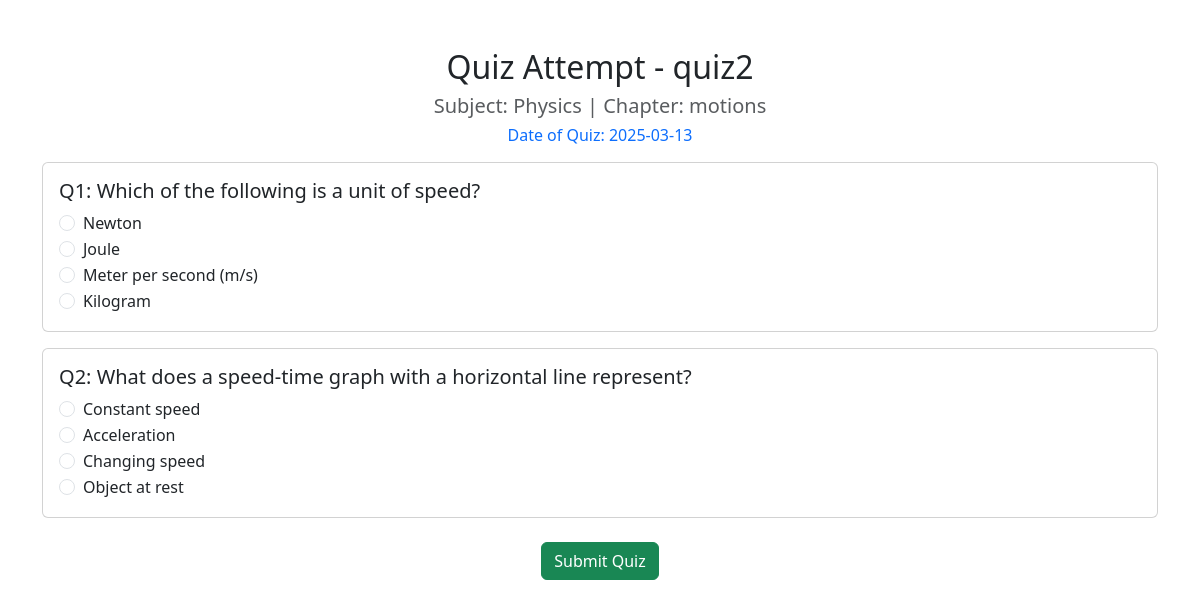
The page /quiz/2/attempt on the database as committed earlier.
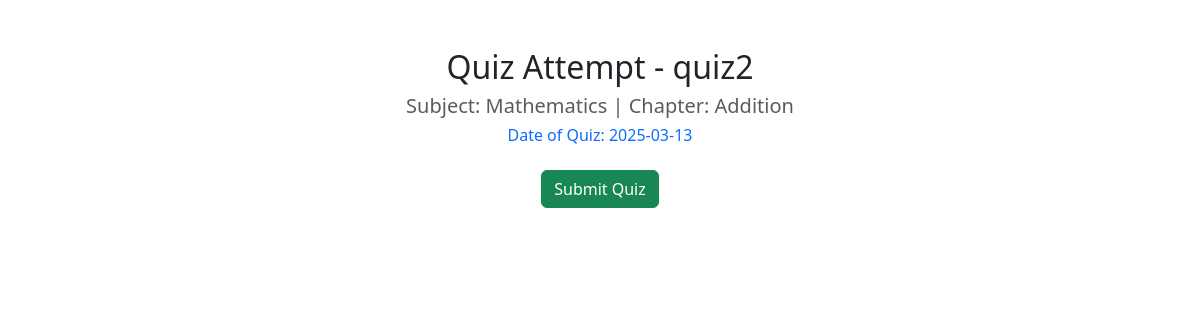
The same page on the database as committed later.
### backend/models.py (models this page shows)
class Subject(db.Model):
    __tablename__ = 'subjects'
    id = db.Column(db.Integer, primary_key=True)
    name = db.Column(db.String(100), nullable=False)
    description = db.Column(db.String(255), nullable=True)
    chapters = db.relationship('Chapter', backref='subject', cascade="all, delete", lazy=True)

class Chapter(db.Model):
    __tablename__ = 'chapter'
    id = db.Column(db.Integer, primary_key=True)
    name = db.Column(db.String, nullable=False)
    description = db.Column(db.String, nullable=False)
    subject_id = db.Column(db.Integer, db.ForeignKey('subjects.id', ondelete='CASCADE'), nullable=False)
    quizzes = db.relationship('Quiz', backref='chapter',lazy=True, cascade='all, delete-orphan')

class Question(db.Model):
    __tablename__ = 'question'
    id = db.Column(db.Integer, primary_key=True)
    quiz_id = db.Column(db.Integer, db.ForeignKey('quiz.id', ondelete='CASCADE'), nullable=False)
    question_statement = db.Column(db.String, nullable=False)
    option1 = db.Column(db.String, nullable=False)
    option2 = db.Column(db.String, nullable=False)
    option3 = db.Column(db.String)
    option4 = db.Column(db.String)
    correct_answer = db.Column(db.String, nullable=False)

### app.py (the view, shortened to what this page needs)
@app.route('/quiz/<int:quiz_id>/attempt', methods=['GET', 'POST'])
def attempt_quiz(quiz_id):
    quiz = Quiz.query.get_or_404(quiz_id)
    chapter = quiz.chapter
    subject = chapter.subject
    questions = Question.query.filter_by(quiz_id=quiz_id).all()
    return render_template('attempt_quiz.html', quiz=quiz, questions=questions)

### templates/attempt_quiz.html (shortened to what this page needs)
<!DOCTYPE html>
<html lang="en">
<head>
    <link rel="stylesheet" href="https://cdn.jsdelivr.net/npm/bootstrap@5.3.0/dist/css/bootstrap.min.css">
</head>
<body>
    <div class="container mt-5">
        <h2 class="text-center">Quiz Attempt - {{ quiz.quiz_name }}</h2>
        <h5 class="text-center text-muted">Subject: {{ quiz.chapter.subject.name }} | Chapter: {{ quiz.chapter.name }}</h5>
        <h6 class="text-center text-primary">Date of Quiz: {{ quiz.date_of_quiz.strftime('%Y-%m-%d') }}</h6>
        <form method="POST">
            {% for question in questions %}
            <div class="card mt-3">
                <div class="card-body">
                    <h5 class="card-title">Q{{ loop.index }}: {{ question.question_statement }}</h5>
                    <div class="form-check">
                        <input class="form-check-input" type="radio" name="q{{ question.id }}" value="{{ question.option1 }}" required>
                        <label class="form-check-label">{{ question.option1 }}</label>
                    </div>
                    <div class="form-check">
                        <input class="form-check-input" type="radio" name="q{{ question.id }}" value="{{ question.option2 }}" required>
                        <label class="form-check-label">{{ question.option2 }}</label>
                    </div>
                    <div class="form-check">
                        <input class="form-check-input" type="radio" name="q{{ question.id }}" value="{{ question.option3 }}" required>
                        <label class="form-check-label">{{ question.option3 }}</label>
                    </div>
                    <div class="form-check">
                        <input class="form-check-input" type="radio" name="q{{ question.id }}" value="{{ question.option4 }}" required>
                        <label class="form-check-label">{{ question.option4 }}</label>
                    </div>
                </div>
            </div>
            {% endfor %}
            <div class="text-center mt-4">
                <button type="submit" class="btn btn-success">Submit Quiz</button>
            </div>
        </form>
    </div>
</body>
</html>

Rows that differ between the two databases and show on the page:
removed Subject: chapter.subject.name "Physics"
removed Chapter: chapter.name "motions"
removed Question: question_statement "Which of the following is a unit of speed?", option1 "Newton", option2 "Joule", option3 "Meter per second (m/s)", option4 "Kilogram"
removed Question: question_statement "What does a speed-time graph with a horizontal line represent?", option1 "Constant speed", option2 "Acceleration", option3 "Changing speed", option4 "Object at rest"
now on this page (row unchanged): Subject: chapter.subject.name "Mathematics"
now on this page (row edited): Chapter: chapter.name "Addition"
